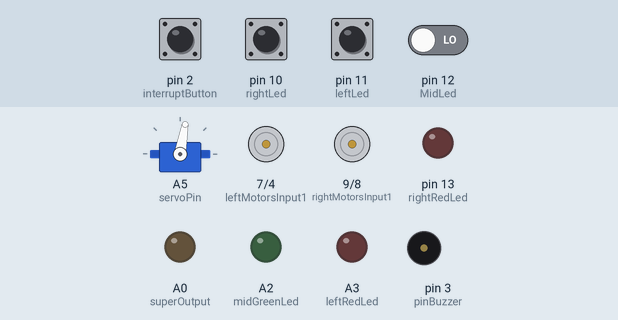
The sketch below on a simulated Arduino Uno, built with avr-gcc and run on an emulated ATmega328P. Parts: servo, motor-driver pin pairs drawn as motors (green arrow = first pin HIGH = forward, orange = second pin HIGH = backward, longer = more drive, scaled by the enable pin), output pins drawn as LEDs (lit = HIGH), buzzer (waves = sounding). The inputs (shaded band) are chosen by the test bench; at power-on: pin 2 (interruptButton), pin 10 (rightLed), pin 11 (leftLed), pin 12 (MidLed) LOW.

Above: at 1.2 s.
1.3 s: pin 2 (interruptButton) pulled HIGH for 0.15 s
At 2.0 s:
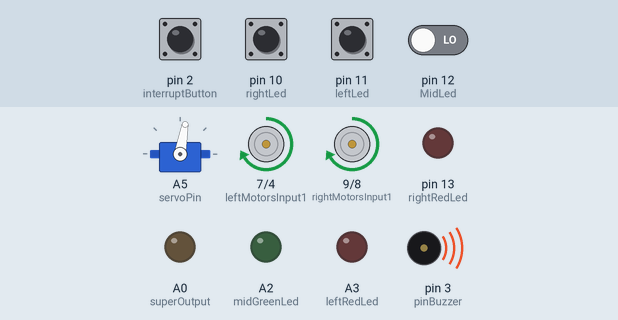
2.9 s: pin 10 (rightLed) pulled HIGH for 0.15 s
At 3.1 s:
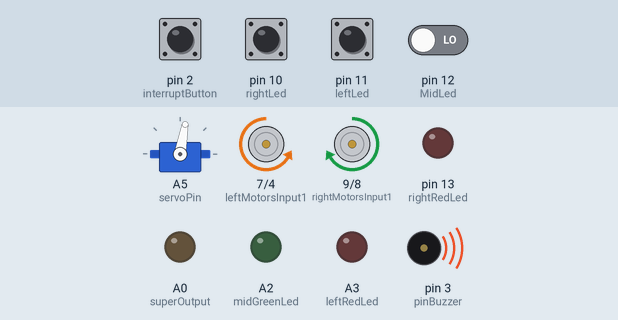
4.6 s: pin 11 (leftLed) pulled HIGH for 0.15 s
At 4.69 s:
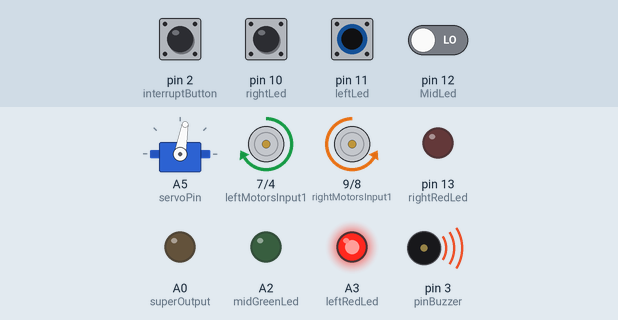
6.3 s: pin 12 (MidLed) driven HIGH
At 7.5 s:
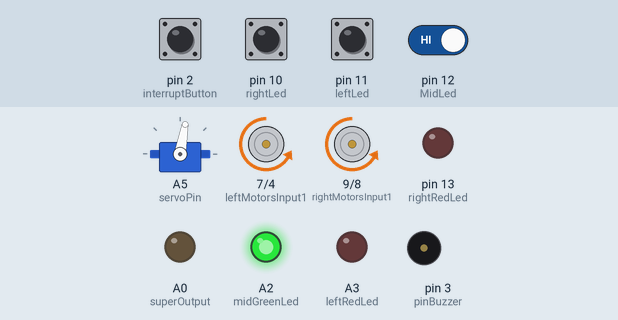
7.8 s: pin 10 (rightLed) pulled HIGH for 1 s
At 8.6 s:
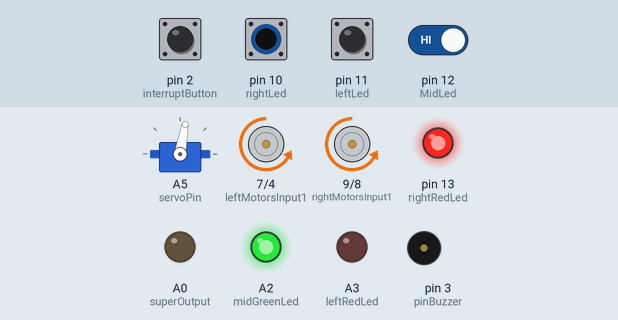
10.3 s: pin 11 (leftLed) pulled HIGH for 1 s
At 11.0 s:
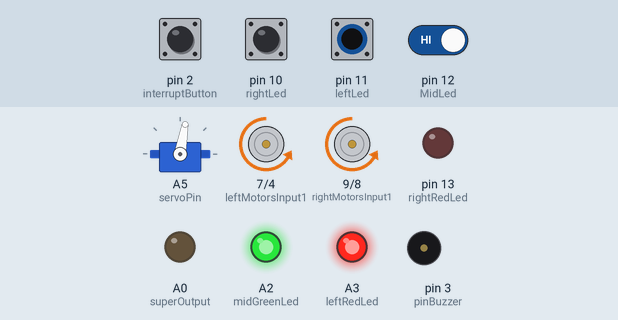
Timing chart, 0 to 13.3 s (numbered marks = the images above; inputs shaded):
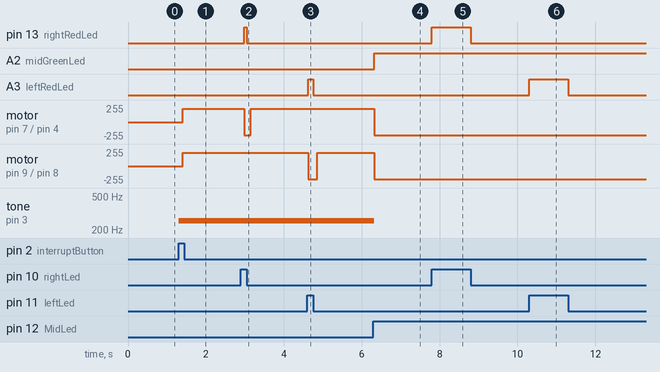

Measured:
- after the input at 1.3 s, motor on pin 7 (leftMotorsInput1) / pin 4 (leftMotorsInput2), motor on pin 9 (rightMotorsInput1) / pin 8 (rightMotorsInput2): stopped → forward 200/255 after 0.11 s; tone on pin 3 (pinBuzzer): silent → 255 Hz at once
- after the input at 2.9 s, pin 13 (rightRedLed): LOW → HIGH after 0.08 s, → LOW 0.07 s later; motor on pin 7 (leftMotorsInput1) / pin 4 (leftMotorsInput2): forward 200/255 → backward 200/255 after 0.09 s, → forward 200/255 0.17 s later
- after the input at 4.6 s, A3 (leftRedLed): LOW → HIGH at once, → LOW 0.12 s later; motor on pin 9 (rightMotorsInput1) / pin 8 (rightMotorsInput2): forward 200/255 → backward 200/255 at once, → forward 200/255 0.22 s later
- after the input at 6.3 s, A2 (midGreenLed): LOW → HIGH at once; motor on pin 7 (leftMotorsInput1) / pin 4 (leftMotorsInput2), motor on pin 9 (rightMotorsInput1) / pin 8 (rightMotorsInput2): forward 200/255 → backward 200/255 at once; tone on pin 3 (pinBuzzer): 255 Hz → silent at once
- after the input at 7.8 s, pin 13 (rightRedLed): LOW → HIGH at once, → LOW 1.0 s later
- after the input at 10.3 s, A3 (leftRedLed): LOW → HIGH at once, → LOW 1.0 s later

The sketch:

sketch_jan01am.ino
```cpp
#include <Servo.h>  //加入含有舵机控制库的头文件

Servo myServo;  //舵机

#define STOP      0
#define FORWARD   1
#define BACKWARD  2
#define TURNLEFT  3
#define TURNRIGHT 4

int eventNumber =0;

const int interruptButton =  2;
const int leftLed =  11;
const int MidLed =  12;
const int rightLed =  10;
const int superInput =  A1; //超声波控制引脚

const int superOutput =  A0; //超声波控制引脚
const int servoPin = A5 ; //舵机信号控制引脚,需要有PWM数字引脚，或者模拟引脚
const int leftRedLed =  A3;
const int midGreenLed =  A2;
const int rightRedLed =  13;
const int pinBuzzer = 3;
const int leftPWM = 5;
const int rightPWM = 6;
const int leftMotorsInput1 = 7;
const int leftMotorsInput2 = 4;
const int rightMotorsInput1 = 9;
const int rightMotorsInput2 = 8;

const int speedCar = 200;   // Vout=120/255*7.4=3.48V

void setup() {
 // put your setup code here, to run once:
 //串口初始化
 //Serial.begin(9600);

 pinMode(interruptButton, INPUT);
 pinMode(leftLed, INPUT);
 pinMode(MidLed, INPUT);
 pinMode(rightLed, INPUT);
 pinMode(superInput, INPUT);   //超声波控制引脚初始化

 pinMode(superOutput, OUTPUT);   //超声波控制引脚初始化
 pinMode(leftRedLed, OUTPUT);
 pinMode(midGreenLed, OUTPUT);
 pinMode(rightRedLed, OUTPUT);
 pinMode(pinBuzzer, OUTPUT);
 pinMode(leftPWM, OUTPUT);
 pinMode(rightPWM, OUTPUT);
 pinMode(leftMotorsInput1, OUTPUT);
 pinMode(leftMotorsInput2, OUTPUT);
 pinMode(rightMotorsInput1, OUTPUT);
 pinMode(rightMotorsInput2, OUTPUT);

 attachInterrupt(digitalPinToInterrupt(interruptButton), changeEventNumber, RISING);
 myServo.attach(servoPin);  //舵机初始化
 myServo.write(80);         //write()函数输出的PWM即为舵机专用的20ms为周期的PWM波,不同的高电平时间给出不同的角度,0.5ms0度,1ms45度,1.5ms90度,2.5ms180度
}

void loop() {
  // put your main code here, to run repeatedly:
  if(eventNumber==0) {
    allStop();
  }
  if(eventNumber==1) {
    trace();
  }
  if(eventNumber==2){
    superMove();
  }
}

void changeEventNumber (){
  eventNumber++;
  if(eventNumber==3){
    eventNumber=0;
  }
}

void alarm (){
 for(int i=255;i<256;i++)       //用循环的方式将频率从200HZ/255/700HZ 增加到 260HZ/800HZ
  {
    tone(pinBuzzer,i);          //在3号端口输出频率
    delay(5);                   //该频率维持5毫秒
  }
}

void motorRun(int cmd,int value)
{
  analogWrite(leftPWM, value);  //设置PWM输出，即设置速度
  analogWrite(rightPWM, value);
  switch(cmd){
     case BACKWARD:
      digitalWrite(leftMotorsInput1, HIGH);
      digitalWrite(leftMotorsInput2, LOW);
      digitalWrite(rightMotorsInput1, HIGH);
      digitalWrite(rightMotorsInput2, LOW);
      break;
     case FORWARD:
      digitalWrite(leftMotorsInput1, LOW);
      digitalWrite(leftMotorsInput2, HIGH);
      digitalWrite(rightMotorsInput1, LOW);
      digitalWrite(rightMotorsInput2, HIGH);
      break;
     case TURNLEFT:
      digitalWrite(leftMotorsInput1, HIGH);
      digitalWrite(leftMotorsInput2, LOW);
      digitalWrite(rightMotorsInput1, LOW);
      digitalWrite(rightMotorsInput2, HIGH);
      break;
     case TURNRIGHT:
      digitalWrite(leftMotorsInput1, LOW);
      digitalWrite(leftMotorsInput2, HIGH);
      digitalWrite(rightMotorsInput1, HIGH);
      digitalWrite(rightMotorsInput2, LOW);
      break;
     default:
      digitalWrite(leftMotorsInput1, LOW);
      digitalWrite(leftMotorsInput2, LOW);
      digitalWrite(rightMotorsInput1, LOW);
      digitalWrite(rightMotorsInput2, LOW);
  }
}

int getDistance()
{
  digitalWrite(superOutput, LOW); // 使发出发出超声波信号接口低电平2μs
  delayMicroseconds(2);
  digitalWrite(superOutput, HIGH); // 使发出发出超声波信号接口高电平10μs，这里是至少10μs
  delayMicroseconds(10);
  digitalWrite(superOutput, LOW); // 保持发出超声波信号接口低电平
  int distance = pulseIn(superInput, HIGH)/58; // 读出脉冲时间,将脉冲时间转化为距离（单位：厘米）
  return distance;
}

void allStop(){
    digitalWrite(rightRedLed, LOW );
    digitalWrite(leftRedLed, LOW);
    digitalWrite(midGreenLed, LOW);
    noTone(pinBuzzer);
    motorRun(STOP, 0);
}

void trace ()
{
  int data[3];
  data[0] = digitalRead(leftLed);
  data[1] = digitalRead(MidLed);
  data[2] = digitalRead(rightLed);

  if(data[0])
  {
    digitalWrite(leftRedLed, HIGH);
  }
  else
  {
    digitalWrite(leftRedLed, LOW);
  }
  if(data[1])
  {
    digitalWrite(midGreenLed, HIGH);
  }
  else
  {
    digitalWrite(midGreenLed, LOW);
  }
  if(data[2])
  {
    digitalWrite(rightRedLed, HIGH);
  }
  else
  {
    digitalWrite(rightRedLed, LOW);
  }

  if(!data[1])
  {
    alarm ();
  }
  else
  {
    noTone(pinBuzzer);
  }

  if(data[0] && !data[1])  //左边检测到黑线
  {
    motorRun(TURNLEFT, speedCar);
  }
  if(data[2] && !data[1])  //右边检测到黑线
  {
    motorRun(TURNRIGHT, speedCar);
  }
  if(data[1] && !data[0] && !data[2])  //左右都没有检测到黑线
  {
    motorRun(FORWARD, speedCar);
  }
  if(!data[0] && !data[1] && !data[2])  //左中右都没有检测到黑线
  {
    delay(100);
    motorRun(BACKWARD, speedCar);
  }
  if(data[1] && data[0] && data[2])  //左中右都检测到黑线
  {
    motorRun(STOP, 0);
  }
}

void superMove()
{
  int dis[3];           //距离
  dis[1]=getDistance(); //中间距离
  if(dis[1]<30)
  {
    motorRun(STOP,0);
    myServo.write(20);
    delay(300);
    dis[0]=getDistance(); //右边距离
    myServo.write(140);
    delay(600);
    dis[2]=getDistance(); //左边距离
    myServo.write(80);

    if(dis[0]<dis[2] && dis[1]<dis[2]) //右边距离障碍的距离比左边近
    {
      //左转
      digitalWrite(rightRedLed, LOW);
      digitalWrite(leftRedLed, HIGH);
      digitalWrite(midGreenLed, LOW);
      alarm ();
      motorRun(TURNLEFT,speedCar);
      delay(600);
    }
    if(dis[2]<dis[0] && dis[1]<dis[0])            //右边距离障碍的距离比左边远
    {
      //右转
      digitalWrite(rightRedLed, HIGH);
      digitalWrite(leftRedLed, LOW);
      digitalWrite(midGreenLed, LOW);
      alarm ();
      motorRun(TURNRIGHT,speedCar);
      delay(600);
    }
    if(dis[1]>dis[2] && dis[1]>dis[0])            //右边距离障碍的距离比左边远
    {
      //后退
      digitalWrite(rightRedLed, LOW);
      digitalWrite(leftRedLed, LOW);
      digitalWrite(midGreenLed, LOW);
      alarm ();
      motorRun(BACKWARD,speedCar);
      delay(600);
    }
  }
  else
  {
    digitalWrite(rightRedLed, LOW );
    digitalWrite(leftRedLed, LOW);
    digitalWrite(midGreenLed, HIGH);
    noTone(pinBuzzer);
    motorRun(FORWARD,speedCar);
  }
}
```
